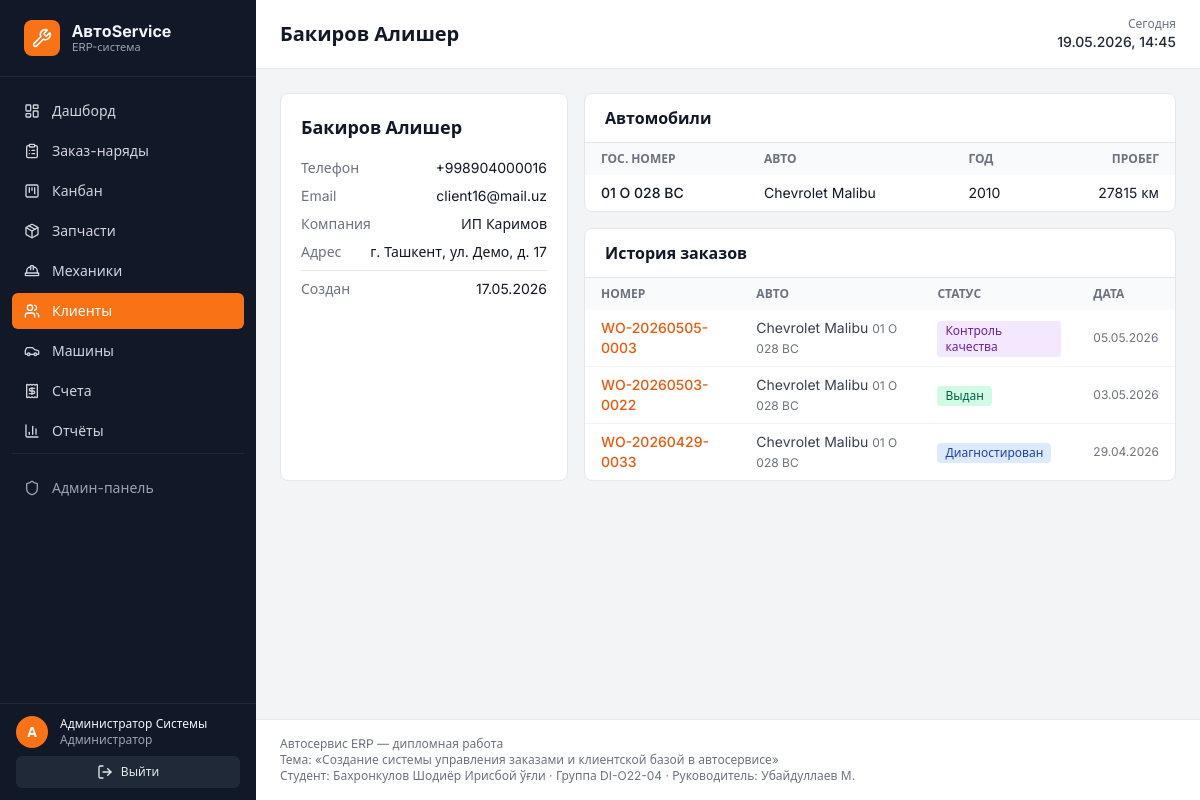
Screenshot of /customers/17/ (signed in) with the database file from the repository.
### accounts/models.py (models this page shows, shortened)
class User(AbstractUser):
    ROLE_CHOICES = [
        ('admin', 'Администратор'),
        ('receptionist', 'Приёмщик'),
        ('mechanic', 'Механик'),
    ]
    role = models.CharField(
        'Роль', max_length=20, choices=ROLE_CHOICES, default='receptionist'
    )
    phone = models.CharField('Телефон', max_length=20, unique=True, blank=True, null=True)
    specialty = models.CharField('Специализация', max_length=100, blank=True)
    hourly_rate = models.DecimalField(
        'Часовая ставка', max_digits=10, decimal_places=2, default=0
    )
    class Meta:
        verbose_name = 'Пользователь'
        verbose_name_plural = 'Пользователи'

### customers/models.py (models this page shows, shortened)
class Customer(models.Model):
    name = models.CharField('ФИО', max_length=200)
    phone = models.CharField('Телефон', max_length=20, unique=True)
    email = models.EmailField('Email', blank=True)
    company = models.CharField('Компания', max_length=200, blank=True)
    address = models.CharField('Адрес', max_length=300, blank=True)
    notes = models.TextField('Примечания', blank=True)
    created_at = models.DateTimeField('Создан', auto_now_add=True)
    class Meta:
        verbose_name = 'Клиент'
        verbose_name_plural = 'Клиенты'
        ordering = ('-created_at',)

### vehicles/models.py (models this page shows, shortened)
class Vehicle(models.Model):
    customer = models.ForeignKey(
        'customers.Customer', on_delete=models.CASCADE,
        related_name='vehicles', verbose_name='Клиент',
    )
    make = models.CharField('Марка', max_length=60)
    model = models.CharField('Модель', max_length=60)
    year = models.PositiveIntegerField('Год выпуска')
    plate = models.CharField('Гос. номер', max_length=20, unique=True)
    vin = models.CharField('VIN', max_length=30, blank=True)
    mileage_km = models.PositiveIntegerField('Пробег (км)', default=0)
    color = models.CharField('Цвет', max_length=40, blank=True)
    created_at = models.DateTimeField('Создан', auto_now_add=True)
    class Meta:
        verbose_name = 'Автомобиль'
        verbose_name_plural = 'Автомобили'
        ordering = ('-created_at',)

### workorders/models.py (models this page shows, shortened)
class WorkOrder(models.Model):
    STATUS_CHOICES = [
        ('received', 'Принят'),
        ('diagnosed', 'Диагностирован'),
        ('awaiting_parts', 'Ожидание запчастей'),
        ('in_repair', 'В ремонте'),
        ('quality_check', 'Контроль качества'),
        ('completed', 'Готов'),
        ('delivered', 'Выдан'),
        ('cancelled', 'Отменён'),
    ]
    PRIORITY_CHOICES = [
        ('low', 'Низкий'),
        ('normal', 'Обычный'),
        ('high', 'Высокий'),
        ('urgent', 'Срочный'),
    ]
    STATUS_BADGES = {
        'received': 'bg-gray-200 text-gray-800',
        'diagnosed': 'bg-blue-100 text-blue-800',
        'awaiting_parts': 'bg-yellow-100 text-yellow-800',
        'in_repair': 'bg-orange-100 text-orange-800',
        'quality_check': 'bg-purple-100 text-purple-800',
        'completed': 'bg-green-100 text-green-800',
        'delivered': 'bg-emerald-100 text-emerald-800',
        'cancelled': 'bg-red-100 text-red-800',
    }
    PRIORITY_BADGES = {
        'low': 'bg-gray-100 text-gray-700',
        'normal': 'bg-blue-100 text-blue-700',
        'high': 'bg-orange-100 text-orange-700',
        'urgent': 'bg-red-100 text-red-700',
    }
    NEXT_STATUS = {
        'received': 'diagnosed',
        'diagnosed': 'awaiting_parts',
        'awaiting_parts': 'in_repair',
        'in_repair': 'quality_check',
        'quality_check': 'completed',
        'completed': 'delivered',
    }
    ACTIVE_STATUSES = (
        'received', 'diagnosed', 'awaiting_parts', 'in_repair', 'quality_check', 'completed',
    )
    vehicle = models.ForeignKey(
        'vehicles.Vehicle', on_delete=models.PROTECT,
        related_name='work_orders', verbose_name='Автомобиль',
    )
    assigned_mechanic = models.ForeignKey(
        settings.AUTH_USER_MODEL, on_delete=models.SET_NULL,
        related_name='assigned_orders', null=True, blank=True,
        verbose_name='Назначенный механик',
        limit_choices_to={'role': 'mechanic'},
    )
    created_by = models.ForeignKey(
        settings.AUTH_USER_MODEL, on_delete=models.PROTECT,
        related_name='created_orders', verbose_name='Создал',
    )
    status = models.CharField(
        'Статус', max_length=20, choices=STATUS_CHOICES, default='received',
    )
    priority = models.CharField(
        'Приоритет', max_length=10, choices=PRIORITY_CHOICES, default='normal',
    )
    problem_description = models.TextField('Описание проблемы')
    diagnosis_notes = models.TextField('Заметки по диагностике', blank=True)
    estimated_cost = models.DecimalField(
        'Предв. стоимость', max_digits=12, decimal_places=2, default=0,
    )
    actual_cost = models.DecimalField(
        'Итоговая стоимость', max_digits=12, decimal_places=2, default=0,
    )
    received_at = models.DateTimeField('Принят', default=timezone.now)
    expected_ready_at = models.DateTimeField('Ожидаемая готовность', null=True, blank=True)
    completed_at = models.DateTimeField('Завершён', null=True, blank=True)
    order_number = models.CharField('Номер заказ-наряда', max_length=30, unique=True, blank=True)
    mileage_at_intake = models.PositiveIntegerField('Пробег при приёмке', default=0)
    class Meta:
        verbose_name = 'Заказ-наряд'
        verbose_name_plural = 'Заказ-наряды'
        ordering = ('-received_at',)
    @property
    def status_badge_class(self):
        return self.STATUS_BADGES.get(self.status, 'bg-gray-100 text-gray-700')

### customers/views.py (the view)
# urls.py: path('<int:pk>/', views.customer_detail, name='detail'),
@login_required
def customer_detail(request, pk):
    customer = get_object_or_404(Customer, pk=pk)
    vehicles = customer.vehicles.all()
    orders = []
    for v in vehicles:
        for o in v.work_orders.all().order_by('-received_at'):
            orders.append(o)
    orders.sort(key=lambda o: o.received_at, reverse=True)
    context = {
        'customer': customer,
        'vehicles': vehicles,
        'orders': orders[:30],
        'active_nav': 'customers',
        'page_title': customer.name,
    }
    return render(request, 'customers/detail.html', context)

### core/context_processors.py (called while the page is built)
def bmi_metadata(request):
    return {
        'BMI': getattr(settings, 'BMI_METADATA', {}),
    }

### templates/customers/detail.html (shortened to what this page needs)
{% extends 'base.html' %}
{% block content %}
<div class="grid grid-cols-1 lg:grid-cols-3 gap-4">
  <div class="bg-white rounded-lg border border-gray-200 p-5">
    <h2 class="font-bold text-lg">{{ customer.name }}</h2>
    <dl class="mt-4 space-y-2 text-sm">
      <div class="flex justify-between"><dt class="text-gray-500">Телефон</dt><dd>{{ customer.phone }}</dd></div>
      <div class="flex justify-between"><dt class="text-gray-500">Email</dt><dd>{{ customer.email|default:'—' }}</dd></div>
      <div class="flex justify-between"><dt class="text-gray-500">Компания</dt><dd>{{ customer.company|default:'—' }}</dd></div>
      <div class="flex justify-between"><dt class="text-gray-500">Адрес</dt><dd class="text-right">{{ customer.address|default:'—' }}</dd></div>
      <div class="flex justify-between border-t pt-2"><dt class="text-gray-500">Создан</dt><dd>{{ customer.created_at|date:"d.m.Y" }}</dd></div>
    </dl>
  </div>
  <div class="lg:col-span-2 space-y-4">
    <div class="bg-white rounded-lg border border-gray-200">
      <div class="px-5 py-3 border-b border-gray-200"><h3 class="font-semibold">Автомобили</h3></div>
      <table class="w-full text-sm">
        <thead class="bg-gray-50 text-xs uppercase text-gray-500">
          <tr>
            <th class="px-4 py-2 text-left">Гос. номер</th>
            <th class="px-4 py-2 text-left">Авто</th>
            <th class="px-4 py-2 text-left">Год</th>
            <th class="px-4 py-2 text-right">Пробег</th>
          </tr>
        </thead>
        <tbody class="divide-y divide-gray-100">
          {% for v in vehicles %}
          <tr>
            <td class="px-4 py-2 font-medium">{{ v.plate }}</td>
            <td class="px-4 py-2">{{ v.make }} {{ v.model }}</td>
            <td class="px-4 py-2">{{ v.year }}</td>
            <td class="px-4 py-2 text-right">{{ v.mileage_km }} км</td>
          </tr>
          {% empty %}
          <tr><td colspan="4" class="px-4 py-6 text-center text-gray-500">Нет автомобилей</td></tr>
          {% endfor %}
        </tbody>
      </table>
    </div>
    <div class="bg-white rounded-lg border border-gray-200">
      <div class="px-5 py-3 border-b border-gray-200"><h3 class="font-semibold">История заказов</h3></div>
      <table class="w-full text-sm">
        <thead class="bg-gray-50 text-xs uppercase text-gray-500">
          <tr>
            <th class="px-4 py-2 text-left">Номер</th>
            <th class="px-4 py-2 text-left">Авто</th>
            <th class="px-4 py-2 text-left">Статус</th>
            <th class="px-4 py-2 text-left">Дата</th>
          </tr>
        </thead>
        <tbody class="divide-y divide-gray-100">
          {% for o in orders %}
          <tr>
            <td class="px-4 py-2"><a href="{% url 'workorders:detail' o.pk %}" class="text-brand-600 hover:underline font-medium">{{ o.order_number }}</a></td>
            <td class="px-4 py-2 text-gray-700">{{ o.vehicle.make }} {{ o.vehicle.model }} <span class="text-xs text-gray-500">{{ o.vehicle.plate }}</span></td>
            <td class="px-4 py-2">{% include 'components/status_badge.html' with order=o %}</td>
            <td class="px-4 py-2 text-gray-500 text-xs">{{ o.received_at|date:"d.m.Y" }}</td>
          </tr>
          {% empty %}
          <tr><td colspan="4" class="px-4 py-6 text-center text-gray-500">Нет заказов</td></tr>
          {% endfor %}
        </tbody>
      </table>
    </div>
  </div>
</div>
{% endblock %}

### templates/components/sidebar.html
{% load static %}
<aside class="w-64 bg-gray-900 text-gray-100 flex-shrink-0 flex flex-col sticky top-0 h-screen">
  <div class="px-6 py-5 border-b border-gray-800 flex items-center gap-3">
    <div class="w-9 h-9 rounded-lg bg-brand-500 flex items-center justify-center text-white font-bold">
      <i data-lucide="wrench" class="w-5 h-5"></i>
    </div>
    <div>
      <div class="font-bold text-base leading-tight">АвтоService</div>
      <div class="text-[11px] text-gray-400 leading-tight">ERP-система</div>
    </div>
  </div>
  <nav class="flex-1 overflow-y-auto py-4 px-3 space-y-1 text-sm scrollbar-thin">
    {% with nav=active_nav %}
    <a href="{% url 'core:dashboard' %}" class="flex items-center gap-3 px-3 py-2 rounded-md transition
       {% if nav == 'dashboard' %}bg-brand-500 text-white{% else %}text-gray-300 hover:bg-gray-800{% endif %}">
      <i data-lucide="layout-dashboard" class="w-4 h-4"></i> Дашборд
    </a>
    <a href="{% url 'workorders:list' %}" class="flex items-center gap-3 px-3 py-2 rounded-md transition
       {% if nav == 'orders' %}bg-brand-500 text-white{% else %}text-gray-300 hover:bg-gray-800{% endif %}">
      <i data-lucide="clipboard-list" class="w-4 h-4"></i> Заказ-наряды
    </a>
    <a href="{% url 'kanban:board' %}" class="flex items-center gap-3 px-3 py-2 rounded-md transition
       {% if nav == 'kanban' %}bg-brand-500 text-white{% else %}text-gray-300 hover:bg-gray-800{% endif %}">
      <i data-lucide="kanban-square" class="w-4 h-4"></i> Канбан
    </a>
    <a href="{% url 'parts:list' %}" class="flex items-center gap-3 px-3 py-2 rounded-md transition
       {% if nav == 'parts' %}bg-brand-500 text-white{% else %}text-gray-300 hover:bg-gray-800{% endif %}">
      <i data-lucide="package" class="w-4 h-4"></i> Запчасти
    </a>
    <a href="{% url 'mechanics:list' %}" class="flex items-center gap-3 px-3 py-2 rounded-md transition
       {% if nav == 'mechanics' %}bg-brand-500 text-white{% else %}text-gray-300 hover:bg-gray-800{% endif %}">
      <i data-lucide="hard-hat" class="w-4 h-4"></i> Механики
    </a>
    <a href="{% url 'customers:list' %}" class="flex items-center gap-3 px-3 py-2 rounded-md transition
       {% if nav == 'customers' %}bg-brand-500 text-white{% else %}text-gray-300 hover:bg-gray-800{% endif %}">
      <i data-lucide="users" class="w-4 h-4"></i> Клиенты
    </a>
    <a href="{% url 'vehicles:list' %}" class="flex items-center gap-3 px-3 py-2 rounded-md transition
       {% if nav == 'vehicles' %}bg-brand-500 text-white{% else %}text-gray-300 hover:bg-gray-800{% endif %}">
      <i data-lucide="car" class="w-4 h-4"></i> Машины
    </a>
    <a href="{% url 'billing:list' %}" class="flex items-center gap-3 px-3 py-2 rounded-md transition
       {% if nav == 'invoices' %}bg-brand-500 text-white{% else %}text-gray-300 hover:bg-gray-800{% endif %}">
      <i data-lucide="receipt" class="w-4 h-4"></i> Счета
    </a>
    <a href="{% url 'reports:daily' %}" class="flex items-center gap-3 px-3 py-2 rounded-md transition
       {% if nav == 'reports' %}bg-brand-500 text-white{% else %}text-gray-300 hover:bg-gray-800{% endif %}">
      <i data-lucide="bar-chart-3" class="w-4 h-4"></i> Отчёты
    </a>
    <div class="pt-4 mt-4 border-t border-gray-800">
      <a href="/admin/" target="_blank" class="flex items-center gap-3 px-3 py-2 rounded-md text-gray-400 hover:bg-gray-800 text-sm">
        <i data-lucide="shield" class="w-4 h-4"></i> Админ-панель
      </a>
    </div>
    {% endwith %}
  </nav>
  <div class="px-4 py-3 border-t border-gray-800 text-xs">
    <div class="flex items-center gap-3 mb-2">
      <div class="w-8 h-8 rounded-full bg-brand-500 flex items-center justify-center text-white text-sm font-semibold">
        {{ user.first_name|first|default:user.username|first|upper }}
      </div>
      <div class="min-w-0">
        <div class="font-medium text-gray-100 truncate">{{ user.get_full_name|default:user.username }}</div>
        <div class="text-gray-400 truncate">{{ user.get_role_display }}</div>
      </div>
    </div>
    <form method="post" action="{% url 'logout' %}">{% csrf_token %}
      <button class="w-full px-3 py-2 rounded-md bg-gray-800 hover:bg-gray-700 text-gray-200 flex items-center justify-center gap-2">
        <i data-lucide="log-out" class="w-4 h-4"></i> Выйти
      </button>
    </form>
  </div>
</aside>

### templates/components/topbar.html (shortened to what this page needs)
<header class="bg-white border-b border-gray-200 px-6 py-4 flex items-center justify-between sticky top-0 z-10">
  <div>
    <h1 class="text-xl font-semibold text-gray-900">{{ page_title|default:'Панель управления' }}</h1>
  </div>
  <div class="flex items-center gap-4">
    <div class="hidden md:flex flex-col items-end text-right">
      <span class="text-xs text-gray-500">Сегодня</span>
      <span class="text-sm font-medium text-gray-800">{% now "d.m.Y, H:i" %}</span>
    </div>
  </div>
</header>

### templates/components/status_badge.html
{% with cls=order.status_badge_class %}<span class="inline-flex items-center px-2 py-0.5 rounded text-xs font-medium {{ cls }}">{{ order.get_status_display }}</span>{% endwith %}

### templates/base.html (style rules this page uses)
html, body { font-family: 'Inter', system-ui, sans-serif; }

### rows the page displays
User: first_name|first "А", get_full_name "Администратор Системы", role "Администратор"
Customer: name "Бакиров Алишер", phone "+998904000016", email "client16@mail.uz", company "ИП Каримов", address "г. Ташкент, ул. Демо, д. 17", created_at "17.05.2026"
Vehicle: plate "01 O 028 BC", make "Chevrolet", model "Malibu", year "2010", mileage_km "27815"
WorkOrder: order_number "WO-20260505-0003", vehicle.make "Chevrolet", vehicle.model "Malibu", vehicle.plate "01 O 028 BC", status "Контроль качества", received_at "05.05.2026"
WorkOrder: order_number "WO-20260503-0022", vehicle.make "Chevrolet", vehicle.model "Malibu", vehicle.plate "01 O 028 BC", status "Выдан", received_at "03.05.2026"
WorkOrder: order_number "WO-20260429-0033", vehicle.make "Chevrolet", vehicle.model "Malibu", vehicle.plate "01 O 028 BC", status "Диагностирован", received_at "29.04.2026"
